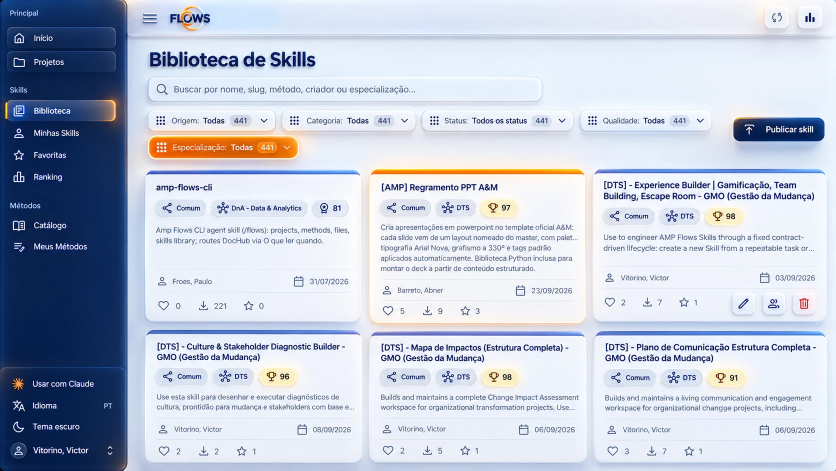
#> input picture motion/dts-todos-sabem-usam-exemplo/tex/screen_biblioteca.webp, 1672 x 941 px (shown at 1/2 size)
$ python -i fit2.py   (imports and definitions only)
#> lines starting #> are read from the running program, lines starting #| are printed output that depends on the picture
"""Fit old-look -> new-look colour transfer from pixel-aligned pairs:
new-look renders (final film frames + A&M previews) vs the v7 frames at the same story time."""
import json, glob, os, numpy as np
from PIL import Image, ImageFilter
SP="<SCRATCH>"
D=SP+"/v7/motion/dts-todos-sabem-usam-exemplo"
def feats(c):
    r,g,b=c[:,0],c[:,1],c[:,2]
    return np.stack([np.ones_like(r),r,g,b,r*g,r*b,g*b,r*r,g*g,b*b,r*g*b,r**3,g**3,b**3,r*r*g,r*r*b,g*g*r,g*g*b,b*b*r,b*b*g],1)
def load(p):
    im=Image.open(p).convert("RGB").filter(ImageFilter.GaussianBlur(3)).resize((240,135),Image.BILINEAR)
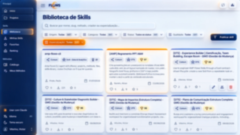
#> im: PIL image 240x135 RGB; mean R, G, B 190.2, 198, 213.5
    return (np.asarray(im,np.float32)/255)[12:,:].reshape(-1,3)
# [23 lines not run here, left out]

>>> result = load('../../dts-todos-sabem-usam-exemplo/tex/screen_biblioteca.webp')
